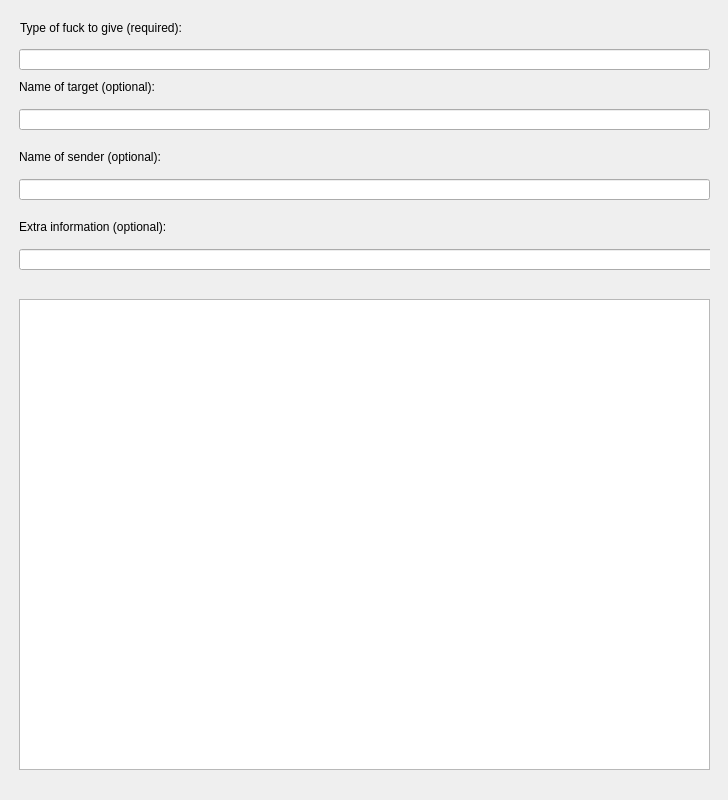
<?xml version="1.0" encoding="UTF-8"?>
<ui version="4.0">
 <author>Ben McGinnes</author>
 <class>Form</class>
 <widget class="QWidget" name="Form">
  <property name="geometry">
   <rect>
    <x>0</x>
    <y>0</y>
    <width>728</width>
    <height>800</height>
   </rect>
  </property>
  <property name="windowTitle">
   <string>Form</string>
  </property>
  <widget class="QStackedWidget" name="verticalStackedWidget">
   <property name="geometry">
    <rect>
     <x>19</x>
     <y>19</y>
     <width>691</width>
     <height>291</height>
    </rect>
   </property>
   <widget class="QWidget" name="verticalStackedWidgetPage1" native="true">
    <widget class="QLineEdit" name="Fuck">
     <property name="geometry">
      <rect>
       <x>0</x>
       <y>30</y>
       <width>691</width>
       <height>21</height>
      </rect>
     </property>
    </widget>
    <widget class="QLineEdit" name="Extra">
     <property name="geometry">
      <rect>
       <x>0</x>
       <y>230</y>
       <width>701</width>
       <height>21</height>
      </rect>
     </property>
    </widget>
    <widget class="QLineEdit" name="Target">
     <property name="geometry">
      <rect>
       <x>0</x>
       <y>90</y>
       <width>691</width>
       <height>21</height>
      </rect>
     </property>
    </widget>
    <widget class="QLineEdit" name="Sender">
     <property name="geometry">
      <rect>
       <x>0</x>
       <y>160</y>
       <width>691</width>
       <height>21</height>
      </rect>
     </property>
    </widget>
    <widget class="QLabel" name="label">
     <property name="geometry">
      <rect>
       <x>1</x>
       <y>1</y>
       <width>321</width>
       <height>16</height>
      </rect>
     </property>
     <property name="text">
      <string>Type of fuck to give (required):</string>
     </property>
    </widget>
    <widget class="QLabel" name="label_2">
     <property name="geometry">
      <rect>
       <x>0</x>
       <y>60</y>
       <width>241</width>
       <height>16</height>
      </rect>
     </property>
     <property name="text">
      <string>Name of target (optional):</string>
     </property>
    </widget>
    <widget class="QLabel" name="label_3">
     <property name="geometry">
      <rect>
       <x>0</x>
       <y>130</y>
       <width>251</width>
       <height>16</height>
      </rect>
     </property>
     <property name="text">
      <string>Name of sender (optional):</string>
     </property>
    </widget>
    <widget class="QLabel" name="label_4">
     <property name="geometry">
      <rect>
       <x>0</x>
       <y>200</y>
       <width>241</width>
       <height>16</height>
      </rect>
     </property>
     <property name="text">
      <string>Extra information (optional): </string>
     </property>
    </widget>
   </widget>
  </widget>
  <widget class="QWidget" name="verticalLayoutWidget">
   <property name="geometry">
    <rect>
     <x>19</x>
     <y>299</y>
     <width>691</width>
     <height>471</height>
    </rect>
   </property>
   <layout class="QVBoxLayout" name="verticalLayout">
    <item>
     <widget class="QTextBrowser" name="textBrowser"/>
    </item>
   </layout>
  </widget>
 </widget>
 <resources/>
 <connections/>
</ui>
